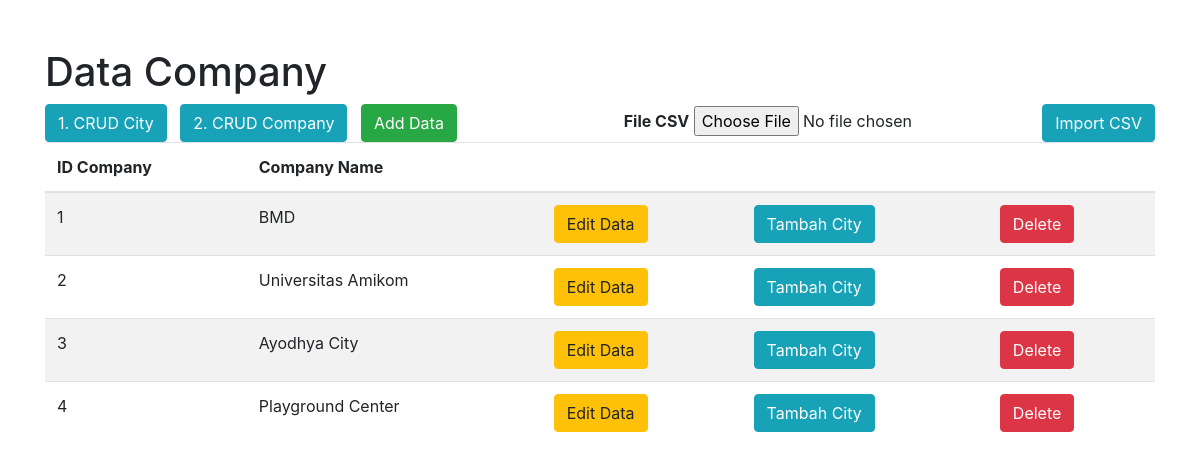
Screenshot of /company.php with the database file from the repository.
### tables this page shows
CREATE TABLE `company` (
  `idcompany` int(11) NOT NULL,
  `name` varchar(150) DEFAULT NULL
);

### company.php (the view, shortened to what this page needs)
<?php include "koneksi.php"; ?>
<!doctype html>
<html lang="en">
  <head>
    <link rel="stylesheet" href="https://maxcdn.bootstrapcdn.com/bootstrap/4.0.0/css/bootstrap.min.css">
  </head>
  <body>
  	<div class="container mt-5">
  		<h1>Data Company</h1>
      <div class="row">
        <div class="col-6">
        <a href="city.php" class="btn btn-info" target="_blank">1. CRUD City</a> &nbsp
        <a href="company.php" class="btn btn-info" target="_blank">2. CRUD Company</a> &nbsp
        <a href="tambahcompany.php" class="btn btn-success">Add Data</a> &nbsp
        </div>
        <div class="col-6">
          <form class="float-right" method="POST" action="" enctype="multipart/form-data">
          <label><strong>File CSV</strong></label>
          <input type="file" name="upload">
          <input class="btn btn-info" type="submit" name="submit" value="Import CSV">
        </form>
        </div>
      </div>
       <table class="table table-striped">
            <thead>
              <tr>
                <th scope="col">ID Company</th>
                <th scope="col">Company Name</th>
                <th scope="col"></th>
                <th scope="col"></th>
                <th scope="col"></th>
              </tr>
            </thead>
            <tbody>
              <?php
                $query = "select idcompany,name from company";
                $exQuery = $mysqli->query($query);
                   while($user_data = mysqli_fetch_array($exQuery)) {
                      echo "<tr>";
                      echo "<td>$user_data[idcompany]</td>";
                      echo "<td>$user_data[name]</td>";
                      echo "<td><a href='editcompany.php?idcompany=$user_data[idcompany]' class='btn btn-warning'>Edit Data</a></td>";
                      echo "<td><a href='tambahcompany.php?idcompany=$user_data[idcompany]' class='btn btn-info'>Tambah City</a></td>";
                      echo "<td><a href='deletecompany.php?idcompany=$user_data[idcompany]' class='btn btn-danger'>Delete</a></td>";
                      echo "</tr>";
                  }
               ?>
            </tbody>
          </table>
        </div>
  </body>
</html>

### rows the page displays
company: idcompany "1", name "BMD"
company: idcompany "2", name "Universitas Amikom"
company: idcompany "3", name "Ayodhya City"
company: idcompany "4", name "Playground Center"
